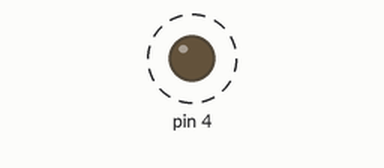
A sketch run on a simulated Arduino Uno, built with avr-gcc and run on an emulated ATmega328P. Parts: output pins drawn as LEDs (lit = HIGH). Dashed ring = blinking. What the sketch prints to the serial monitor is not drawn.

Above: at 1.0 s.
Timing chart, 0 to 4.7 s (numbered marks = the images above):
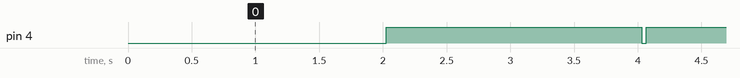

The sketch:

dht11_ard.ino
```cpp
#include "dht11.h"
DHT11 dht(4);
uint16_t temp=0;
uint16_t humd=0;

void setup() {
  Serial.begin(115200);

}

void loop() {
  Serial.println("Debug");
  bool citit = dht.read(temp,humd);
  citit=true;
    if(citit){
    Serial.println(temp);
    Serial.println(humd);
  }
  else{
    Serial.println("nu s-a putut citii");
  }


}
```

dht11.h
```cpp
#ifndef DHT11_GUARD
#define DHT11_GUARD


#include <arduino.h>
class DHT11
{
  private:


  public:
    int dataPin;

    DHT11( int dataPin );

    /* Read from DHT11 function */
    bool read( uint16_t &temp, uint16_t &humidity ) ;
} ;

#endif
```

dht11_reg_arduino.cpp
```cpp
/* MCU send start signal (voltage low for 18ms)
* MCU wait for response (voltage high for 20-40 us)
* DHT send response signal (voltage low for 80 us)
* DHT preparation for sendign data - (voltage high 80us)
* Start data transmission (40 bit ~ 4-5ms)
* How data transmission works
*  - each bit of data begins with the 50us low-voltage-length pulse
*  - 26-28 us of high-voltage-length means bit "0"
*  - 70 us of high-voltage-length means bit "1"
* Once the data transmission is done, DHT pulls down voltage (50us)*/

/* DATA ITEM
* 8 bit int RH (Relative Humidity) data
* 8 bit decimal RH data
* 8 bit int temperature data
* 8 bit decimal temperature data
* 8 bit checksum (the last 8 bits of int_RH + dec_RH + int_temp + dec_temp)
*/

#include "dht11.h"
#include <arduino.h>


    /* Number of transitions (state changes) on dataPin during DHT11 transfer */
    volatile  int dht11_trans_cnt;
    /* The last time when dataPin changed its state */
    volatile  long prev_dht11_change;
    /* Array to store timings between pin transitions (state changes) */
    volatile  long dht11_data_time[100];

    /* ISR - to call at every pin state change */
    // static void dht11DataChange();   <<ARDUINO LIBRARY IMPLEMENTATION>>

    /* Parameters for register implementation */
    volatile  int ovfl_iterations;
    volatile  int resp_delay_match;


// Build the DHT11 class / give the working pin / set up registers
DHT11::DHT11( int _dataPin ) : dataPin(_dataPin) {
    // Set the pin direction as output by default
    DDRD |= (1 << dataPin);

    // Reset the Timer2 registers
    TCCR2A = 0x00; // set the normal compare output mode
    TCCR2B = 0x00;
    TCNT2 = 0x00;

    // Set up the Timer2 registers
    TCCR2B = 0x05; // set the clock select prescaler as clk/128
    TIMSK2 |= (1 << 0); // overflow interrupt enable
    OCR2A = 0x05;  // output compare register

}

// The interrupt handler for DHT11 pin - ISR
ISR(PCINT2_vect) {
    long curr_time = micros();
    Serial.println("Aaa");
    /* For the current dataPin transition, store the time difference between it and the last transition */
    dht11_data_time[dht11_trans_cnt] = curr_time - prev_dht11_change;
    prev_dht11_change = curr_time;
    dht11_trans_cnt++;
}

// Overflow interrupt handler
ISR(TIMER2_OVF_vect) {
    ovfl_iterations += 1;
}

// Compare match interrupt handler
ISR(TIMER2_COMPA_vect) {
    resp_delay_match = 1;
}

// Read from DHT11 through serial
bool DHT11::read(uint16_t &temp, uint16_t &humidity) {
    /* Reset the parameters */
    ovfl_iterations = 0;
    resp_delay_match = 0;

    /* Control the frequency of reading from DHT11 sensor (1Hz) */
    while(ovfl_iterations != 488);
    ovfl_iterations = 0;

    /* BOOLEAN - Indicates whether the data transmission is right or not*/
    bool trans_checksum = false;

    /* MCU REQUEST for Data - Pull pin down for 18 ms (START signal) */
    DDRD |= (1 << dataPin);
    PORTD &= ~(1 << dataPin);
    while(ovfl_iterations != 9);
    ovfl_iterations = 0;

    /* MCU wait for RESPONSE - Pull pin up for 40us */
    TIMSK2 |= (1 << 1); // enable match iterrupt on output compare A
    PORTD |= (1 << dataPin);
    while(resp_delay_match != 1);
    TIMSK2 &= ~(1 << 1); // disable match iterrupt on output compare A

    /* Prepare to read the pin - DATA come from DHT11 */
    DDRD &= ~(1 << dataPin);

    /* Clear the timing array */
    memset((void *) dht11_data_time, 0, sizeof(dht11_data_time));
    /* Reset the transition count for the data pin */
    dht11_trans_cnt = 0;
    /* Take the current timing as the last time for dataPin change*/
    prev_dht11_change = micros();

    /* Attach an interrupt to the dataPin on any state change (rising and falling edges) */
    PCICR |= (1 << 2);  // pin change interrupt enable 2 (PCINT[23:16])
    PCMSK2 |= (1 << dataPin);

    /* Delay for how long a transfer (complete reading) lasts  ~ 6ms */
    while(ovfl_iterations != 3);
    ovfl_iterations = 0;

    /* Deattach the interrupt from dataPin */
    PCICR &= ~(1 << 2);
    PCMSK2 &= ~(1 << dataPin);

    /* MCU take back the MASTER control over dataPin and drives high voltage */
    DDRD |= (1 << dataPin);
    PORTD |= (1 << dataPin);

    /* Array to store received 40 bit (5 x 8bit) of data */
    uint16_t data[5];
    data[0] = 0x00;
    data[1] = 0x00;
    data[2] = 0x00;
    data[3] = 0x00;
    data[4] = 0x00;

    /* Parse the data */

    // A complete reading (transfer) should have at least 82 dataPin transitions
    // because of DHT RESPONSE (2 transitions) and 40 bit of DATA (2 transitions for each bit)
    // resulting 2 + 40 * 2 = 82
    if (dht11_trans_cnt < 82) {
        return false;
    }

    // Look for 2 x 80uS pulses from DHT
    int start = 1;       // index at which 40 bit data transfer started
    int num_of_80us = 0; // number of 80us intervals in our timing array

    for(int i = 0; i < dht11_trans_cnt; i++, start++){
        if (dht11_data_time[i] > 70) num_of_80us++;
        if (num_of_80us == 2) break;
    }

    // Look for 40 data bits
    int data_curr_index = 0;
    uint16_t mask = 0x80;

    // Loop with a step of 2 transitions (1 bit transfer)
    for(int i = start; i < dht11_trans_cnt; i = i + 2){
        // Verify that a 1 bit transfer have around 50us low pulses between
        if (dht11_data_time[i] > 60 || dht11_data_time[i] < 40) return false;

        // Verify the next pulse length, determine the bit and append it to data
        data[data_curr_index] += (dht11_data_time[i + 1] > 50) ? mask : 0;
        mask = mask >> 1;

        // Change data current index (16 transitions for 8bit data)
        if (((i - start) % 16) == 14){
            mask = 0x80;
            data_curr_index++;
        }
    }

    /* Assign the humidity and temperature */
    humidity = data[0];
    temp = data[2];

    /* Verify checksum */
    if (data[4] == (data[0] + data[1] + data[2] + data[3])) trans_checksum = true;

    return trans_checksum;
}

/*

//
//#include "dht11.h"
//#include <arduino.h>
//// Build the DHT11 class / give the working pin / set up registers
//DHT11::DHT11( int _dataPin ) : dataPin(_dataPin) {
//    // Set the pin direction as output by default
//    DDRD |= (1 << dataPin);
//
//    // Reset the Timer2 registers
//    TCCR2A = 0x00; // set the normal compare output mode
//    TCCR2B = 0x00;
//    TCNT2 = 0x00;
//
//    // Set up the Timer2 registers
//    TCCR2B = 0x05; // set the clock select prescaler as clk/128
//    TIMSK2 |= (1 << 0); // overflow interrupt enable
//    OCR2A = 0x05;  // output compare register
//
//}
//
//// The interrupt handler for DHT11 pin - ISR
//ISR(PCINT2_vect) {
//    long curr_time = micros();
//    /* For the current dataPin transition, store the time difference between it and the last transition
//    DHT11::dht11_data_time[DHT11::dht11_trans_cnt] = curr_time - DHT11::prev_dht11_change;
//    DHT11::prev_dht11_change = curr_time;
//    DHT11::dht11_trans_cnt++;
//}
//
//// Overflow interrupt handler
//ISR(TIMER2_OVF_vect) {
//    DHT11::ovfl_iterations += 1;
//}
//
//// Compare match interrupt handler
//ISR(TIMER2_COMPA_vect) {
//    DHT11::resp_delay_match = 1;
//}
//
//// Read from DHT11 through serial
//bool DHT11::read(uint16_t &temp, uint16_t &humidity) {
//    /* Reset the parameters
//    DHT11::ovfl_iterations = 0;
//    DHT11::resp_delay_match = 0;
//
//    /* Control the frequency of reading from DHT11 sensor (1Hz)
//    while(DHT11::ovfl_iterations != 488);
//    DHT11::ovfl_iterations = 0;
//
//    /* BOOLEAN - Indicates whether the data transmission is right or not
//    bool trans_checksum = false;
//
//    /* MCU REQUEST for Data - Pull pin down for 18 ms (START signal)
//    DDRD |= (1 << dataPin);
//    PORTD &= ~(1 << dataPin);
//    while(ovfl_iterations != 9);
//    DHT11::ovfl_iterations = 0;
//
//    /* MCU wait for RESPONSE - Pull pin up for 40us
//    TIMSK2 |= (1 << 1); // enable match iterrupt on output compare A
//    PORTD |= (1 << dataPin);
//    while(resp_delay_match != 1);
//    TIMSK2 &= ~(1 << 1); // disable match iterrupt on output compare A
//
//    /* Prepare to read the pin - DATA come from DHT11 */
//    DDRD &= ~(1 << dataPin);
//
//    /* Clear the timing array */
//    memset((void *) DHT11::dht11_data_time, 0, sizeof(DHT11::dht11_data_time));
//    /* Reset the transition count for the data pin */
//    DHT11::dht11_trans_cnt = 0;
//    /* Take the current timing as the last time for dataPin change*/
//    DHT11::prev_dht11_change = micros();
//
//    /* Attach an interrupt to the dataPin on any state change (rising and falling edges) */
//    PCICR |= (1 << 2);  // pin change interrupt enable 2 (PCINT[23:16])
//    PCMSK2 |= (1 << dataPin);
//
//    /* Delay for how long a transfer (complete reading) lasts  ~ 6ms */
//    while(ovfl_iterations != 3);
//    DHT11::ovfl_iterations = 0;
//
//    /* Deattach the interrupt from dataPin */
//    PCICR &= ~(1 << 2);
//    PCMSK2 &= ~(1 << dataPin);
//
//    /* MCU take back the MASTER control over dataPin and drives high voltage */
//    DDRD |= (1 << dataPin);
//    PORTD |= (1 << dataPin);
//
//    /* Array to store received 40 bit (5 x 8bit) of data */
//    uint16_t data[5];
//    data[0] = 0x00;
//    data[1] = 0x00;
//    data[2] = 0x00;
//    data[3] = 0x00;
//    data[4] = 0x00;
//
//    /* Parse the data */
//
//    // A complete reading (transfer) should have at least 82 dataPin transitions
//    // because of DHT RESPONSE (2 transitions) and 40 bit of DATA (2 transitions for each bit)
//    // resulting 2 + 40 * 2 = 82
//    if (DHT11::dht11_trans_cnt < 82) {
//        return false;
//    }
//
//    // Look for 2 x 80uS pulses from DHT
//    int start = 1;       // index at which 40 bit data transfer started
//    int num_of_80us = 0; // number of 80us intervals in our timing array
//
//    for(int i = 0; i < DHT11::dht11_trans_cnt; i++, start++){
//        if (DHT11::dht11_data_time[i] > 70) num_of_80us++;
//        if (num_of_80us == 2) break;
//    }
//
//    // Look for 40 data bits
//    int data_curr_index = 0;
//    uint16_t mask = 0x80;
//
//    // Loop with a step of 2 transitions (1 bit transfer)
//    for(int i = start; i < DHT11::dht11_trans_cnt; i = i + 2){
//        // Verify that a 1 bit transfer have around 50us low pulses between
//        if (DHT11::dht11_data_time[i] > 60 || DHT11::dht11_data_time[i] < 40) return false;
//
//        // Verify the next pulse length, determine the bit and append it to data
//        data[data_curr_index] += (dht11_data_time[i + 1] > 50) ? mask : 0;
//        mask = mask >> 1;
//
//        // Change data current index (16 transitions for 8bit data)
//        if (((i - start) % 16) == 14){
//            mask = 0x80;
//            data_curr_index++;
//        }
//    }
//
//    /* Assign the humidity and temperature */
//    humidity = data[0];
//    temp = data[2];
//
//    /* Verify checksum */
//    if (data[4] == (data[0] + data[1] + data[2] + data[3])) trans_checksum = true;
//
//    return trans_checksum;
//}
//
// */
```

Measured:
- by itself, pin 4: alternates HIGH for 2.0 s and LOW for 0.04 s
